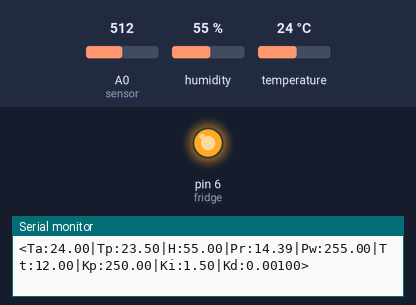
Recording of a program running on a simulated Arduino Uno, built with avr-gcc and run on an emulated ATmega328P. On the bench: output pins drawn as LEDs (lit = HIGH), the last lines printed to the serial monitor. Inputs (shaded band) come from the test bench; at power-on: temperature 24 °C, A0 (sensor) = 512, humidity 55 %.

Above: at 1.2 s.
1.3 s: temperature set to 32.2 °C
7.4 s: temperature set to 32.8 °C
13.5 s: temperature set to 33 °C
At 15.8 s:
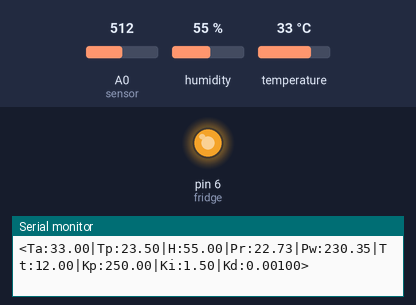
19.6 s: A0 (sensor) set to 900
At 20.9 s:
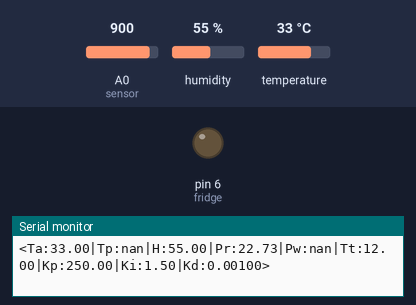
21.8 s: A0 (sensor) set to 755
27.9 s: A0 (sensor) set to 731
Timing chart, 0 to 30.9 s (numbered marks = the images above; inputs shaded):
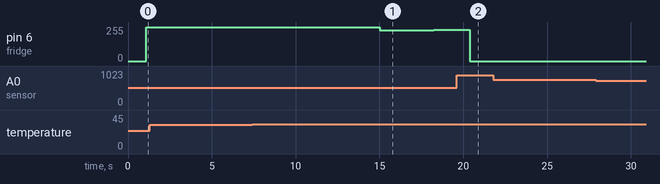

Measured:
- after the input at 13.5 s, pin 6 (fridge): 255/255 → 230/255 after 1.5 s, → 231/255 1.1 s later, → 232/255 1.1 s later, → 234/255 1.1 s later, … (5 changes in this stretch)

The program:

main.cpp
```cpp
#include <Arduino.h>

#include "sensor_dht.h"
#include "pid.h"
#include "main.h"


float getTemp(float ohm);
int getPreviousIndex(float coef);
int getNextIndex(float coef);

int sensor = A0;
int fridge = 6;
int R25 = 9411.0;


float refTemp[21] = {0, 5, 10, 15, 20, 25, 30, 35, 40, 45, 50, 55, 60, 65, 70, 75, 80, 85, 90, 95, 100};
float coefs[21] = {2.8665, 2.2907, 1.8438, 1.492, 1.2154, 1.0, 0.82976, 0.68635, 0.57103, 0.48015, 0.40545, 0.3417, 0.28952, 0.24714, 0.21183, 0.18194, 0.1568, 0.13592, 0.11822, 0.1034, 0.090741};
char orders[4][5]={"Tt","Kp","Ki","Kd"};

Order receiveDatas(){
  Order Sorder;
  int numbOfData = Serial.available();
  if(numbOfData > 0){
    String trame = "";
    for(int i = 0; i < numbOfData; i++){
      trame += (char)Serial.read();
    }

    if(trame.charAt(0) == '<'){

      int cursor = 0;
      String order, value;

      for(int i = 1; i < trame.length() && trame.charAt(i) != ':'; i++){
        order += trame.charAt(i);
        cursor++;
      }
      cursor += 2;
      Sorder.ord = order;

      for(int i = cursor; i < trame.length() && trame.charAt(i) != '>'; i++){
        value += trame.charAt(i);
        cursor++;
      }
      Sorder.value = value.toDouble();
    }
  }
  return Sorder;
}

void setup() {
  pinMode(fridge, OUTPUT);
  startDHT();
  Serial.begin(9600);
}

void loop() {
  float volt = ((analogRead(sensor) * 5.0) / 1023.0);
  double ohm = (10000.0 * volt)/ (5.0 - volt);
  double tempPlaque = getTemp(ohm) * -1;

  setTempPlaque(tempPlaque);

  double humidity = getHumidity();
  double tempAmbiant = getTempAmbiant();

  scanDHT();


//RECEPTION
  Order ordre = receiveDatas();
  if(ordre.ord == "Tt"){
    setTargetTemp(ordre.value);
  }else if(ordre.ord == "Kp"){
    setkp(ordre.value);
  }else if(ordre.ord == "Ki"){
    setki(ordre.value);
  }else if(ordre.ord == "Kd"){
    setkd(ordre.value);
  }

//ENVOIE
Serial.print("<");
Serial.print("Ta:");
Serial.print(tempAmbiant);
Serial.print("|");
Serial.print("Tp:");
Serial.print(getTemp(ohm));
Serial.print("|");
Serial.print("H:");
Serial.print(humidity);
Serial.print("|");
Serial.print("Pr:");
Serial.print(calcRosee(tempAmbiant, humidity));
Serial.print("|");
Serial.print("Pw:");
Serial.print(getOutputVal());
Serial.print("|");
Serial.print("Tt:");
Serial.print(getTargetTemp());
Serial.print("|");
Serial.print("Kp:");
Serial.print(getKp());
Serial.print("|");
Serial.print("Ki:");
Serial.print(getKi());
Serial.print("|");
Serial.print("Kd:");
Serial.print(getKd(), 5);
Serial.println(">");


 if(calcRosee(tempAmbiant, humidity) > getTargetTemp()){
   setSetPoint(calcRosee(tempAmbiant, humidity));
 }else{
   setSetPoint(getTargetTemp());
 }

startPID();

 analogWrite(fridge, getOutputVal());

}

int getNextIndex(float coef){
  int result;
  for(int i = 0; i < sizeof(coefs); i++){
      if(coefs[i] < coef){
        result = i;
        break;
      }
  }

  return result;
}

int getPreviousIndex(float coef){
  int result;
  for(int i = 0; i < sizeof(coefs); i++){
      if(coefs[i] > coef){
        result = i;
      }else{
        break;
      }
  }

  return result;
}

float getTemp(float ohm){
  float coef = ohm / R25;

  int previousIndex = getPreviousIndex(coef);
  int nextIndex = getNextIndex(coef);

  float a = (refTemp[previousIndex] - refTemp[nextIndex]) / (coefs[previousIndex] - coefs[nextIndex]);
  float b = refTemp[previousIndex] - (a * coefs[previousIndex]);

  return a * coef + b;
}
```

main.h
```cpp
#ifndef MAIN_
#define MAIN_
typedef struct Order{
  String ord;
  double value;
} Order;
int getNextIndex(float coef);
int getPreviousIndex(float coef);
float getTemp(float ohm);
Order receiveDatas();

#endif
```

pid.cpp
```cpp
#include "pid.h"
#include <AutoPID.h>

#define OUTPUT_MIN 0
#define OUTPUT_MAX 255
double KP = 250;
double KI = 1.5;
double KD = 0.001;
double tempPlaque, outputVal;
double setPoint = 0;
double targetTemp = 12;

AutoPID PID(&tempPlaque, &setPoint, &outputVal, OUTPUT_MIN, OUTPUT_MAX, KP, KI, KD);

void startPID(){
  PID.run();
}

double getOutputVal(){
  return outputVal;
}

void setSetPoint(double setPointIn){
  if(setPointIn > 0){
    setPoint = setPointIn * -1;
  }else{
    setPoint = setPointIn;
  }

}

double getSetPoint(){
  return setPoint;
}

void setTempPlaque(double tempPlaqueIn){
  tempPlaque = tempPlaqueIn;
}

double getKp(){
  return KP;
}

double getKi(){
  return KI;
}

double getKd(){
  return KD;
}

void setkp(const double p){
  KP = p;
}
void setki(const double i){
  KI = i;
}
void setkd(const double d){
  KD = d;
}

void setTargetTemp(double targetTempIn){
  targetTemp = targetTempIn;
}

double getTargetTemp(){
  return targetTemp;
}
```

pid.h
```cpp
#ifndef PID_
#define PID_


void startPID();
double getOutputVal();
void setSetPoint(double);
double getSetPoint();
void setTempPlaque(double);
double getKp();
double getKi();
double getKd();
 void setkp(const double p);
 void setki(const double i);
 void setkd(const double d);
void setTargetTemp(double);
double getTargetTemp();

#endif
```

sensor_dht.cpp
```cpp
#include "sensor_dht.h"
#include <DHT.h>
#include <math.h>

#define DHTPIN 2
#define DHTTYPE DHT22

double alpha;
double a = 17.27;
double b = 237.7;
double rosee;
double humidity;
double tempAmbiant;

unsigned long actualTime;
unsigned long lastTime;

DHT dht(DHTPIN, DHTTYPE);

void checkDHT(){
  if (isnan(humidity) || isnan(tempAmbiant)){
    Serial.println("Failed to read from DHT sensor");
  }
}

void startDHT(){
  dht.begin();
}

double calcRosee(double tempAmbiant, double humidity){
  alpha = ((a * tempAmbiant) / (b + tempAmbiant)) + log(humidity/100);
  rosee = (b * alpha) / (a - alpha);
  return rosee;
}

double getHumidity(){
  return dht.readHumidity();
}

double getTempAmbiant(){
  return dht.readTemperature();
}

void scanDHT (){
  actualTime = millis();
  if(actualTime =! lastTime){
    lastTime = actualTime;
  }
  if(actualTime - lastTime > 2000){
    checkDHT();
  }
}
```

sensor_dht.h
```cpp
#ifndef SENSOR_
#define SENSOR_

void checkDHT();
void startDHT();
void scanDHT();
double calcRosee(double,double);
double getHumidity();
double getTempAmbiant();

#endif
```
